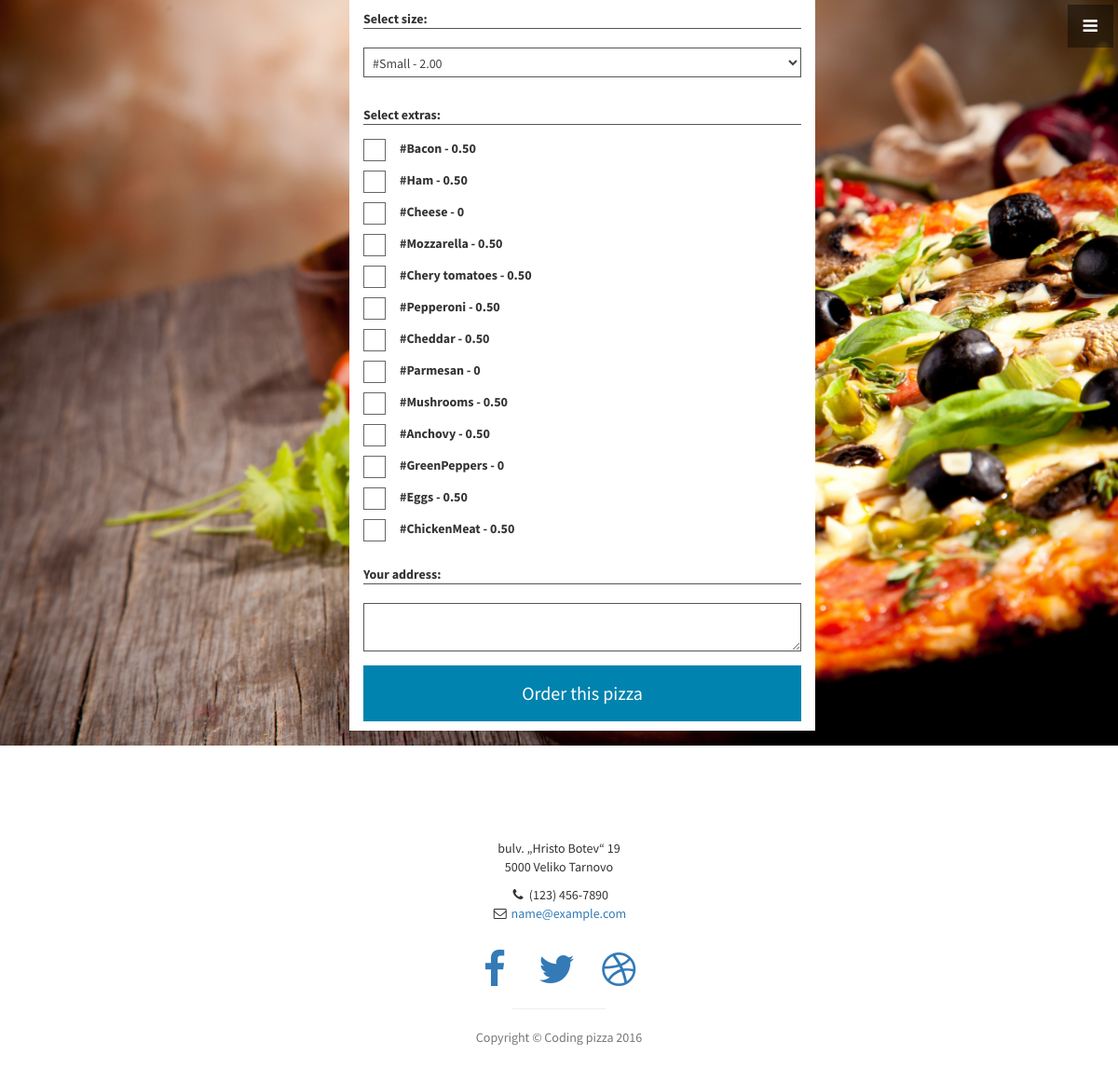
The app's page /order.php with its own data.
### tables this page shows
CREATE TABLE `extras` (
  `extra_id` int(11) NOT NULL,
  `name` varchar(50) NOT NULL,
  `cost` varchar(5) NOT NULL
);

### includes/functions.php (the view, shortened to what this page needs)
<?php
	function orderSizes($mysqli){
		$query = "SELECT * FROM sizes ORDER BY size_id";
		if ($result = $mysqli->query($query)) {
			echo '<select name="size">';
			while ($row = $result->fetch_assoc()) {
				echo '
					   <option value="'.$row['size_id'].'">'.$row['name'].' - <b>'.$row['cost'].'</option>
				';
			}
			echo '</select> ';
		}
	}
	function orderExtras($mysqli){
		$query = "SELECT * FROM extras ORDER BY extra_id";
		echo '<div class="checkboxes">';
		if ($result = $mysqli->query($query)) {
			while ($row = $result->fetch_assoc()) {
				echo '<label>
					<input type="checkbox" name="extra[]" value="'.$row['extra_id'].'"><span></span> '.$row['name'].' - <b>'.$row['cost'].'</b>
</label><br>';
			}
		}
		echo '</div>';
	}
?>

### order.php (shortened to what this page needs)
<?php
	require_once('includes/db.php');
	require_once('includes/functions.php');
?>
<!DOCTYPE html>
<html lang="en">
<head>
    <link href="css/bootstrap.min.css" rel="stylesheet">
    <link href="css/stylish-portfolio.css" rel="stylesheet">
	<link href="css/forms.css" rel="stylesheet">
    <link href="font-awesome/css/font-awesome.min.css" rel="stylesheet" type="text/css">
</head>
<body>
    <a id="menu-toggle" href="#" class="btn btn-dark btn-lg toggle"><i class="fa fa-bars"></i></a>
    <header id="top" class="header">
        <form method="post" action="" class="my-form">
			<div class="input-header">Select size:</div>
			<?php orderSizes($mysqli); ?>
			<br><br><div class="input-header">Select extras:</div>
			<?php orderExtras($mysqli); ?>
			<br><div class="input-header">Your address:</div>
			<textarea name="address"></textarea><br>
			<input type="submit" name="completeOrder" value="Order this pizza">
		</form>
    </header>
    <footer>
        <div class="container">
            <div class="row">
                <div class="col-lg-10 col-lg-offset-1 text-center">
                    <p>bulv. „Hristo Botev“ 19<br>5000 Veliko Tarnovo</p>
                    <ul class="list-unstyled">
                        <li><i class="fa fa-phone fa-fw"></i> (123) 456-7890</li>
                        <li><i class="fa fa-envelope-o fa-fw"></i>  <a href="mailto:name@example.com">name@example.com</a>
                        </li>
                    </ul>
                    <br>
                    <ul class="list-inline">
                        <li>
                            <a href="https://www.facebook.com/"><i class="fa fa-facebook fa-fw fa-3x"></i></a>
                        </li>
                        <li>
                            <a href="https://twitter.com/"><i class="fa fa-twitter fa-fw fa-3x"></i></a>
                        </li>
                        <li>
                            <a href="https://dribbble.com/"><i class="fa fa-dribbble fa-fw fa-3x"></i></a>
                        </li>
                    </ul>
                    <hr class="small">
                    <p class="text-muted">Copyright &copy; Coding pizza 2016</p>
                </div>
            </div>
        </div>
    </footer>
</body>
</html>

### css/stylish-portfolio.css (style rules this page uses)
html, body { width: 100%; height: 100%; }
body { font-family: "Source Sans Pro","Helvetica Neue",Helvetica,Arial,sans-serif; }
.btn-dark { border-radius: 0; color: #fff; background-color: rgba(0,0,0,0.4); }
hr.small { max-width: 100px; }
#menu-toggle { z-index: 1; position: fixed; top: 0; right: 0; }
.toggle { margin: 5px 5px 0 0; }
.header { padding-left: 50px; display: table; position: relative; color: white; width: 100%; height: 100%; background: url(../img/bg.jpg) no-repeat center center scroll; -webkit-background-size: cover; -moz-background-size: cover; background-size: cover; -o-background-size: cover; }
footer { padding: 100px 0; }

### css/forms.css (style rules this page uses)
.my-form { width: 500px; margin: 0 auto; background: #fff; padding: 10px 15px; }
.my-form select, .my-form textarea { border: 1px solid #555; padding: 5px; background: #fff; margin: 10px 0; width: 100%; color: #444; }
.my-form .checkboxes label { color: #333; margin: 5px 0; }
.my-form .checkboxes span { width: 24px; height: 24px; display: inline-block; background: #fff; border: 1px solid #666; float: left; margin-right: 15px; }
.my-form input[type="submit"] { width: 100%; display: block; background: #0083ae; height: 60px; color: #fff; border: none; font-size: 20px; }
.my-form .input-header { color: #333; font-weight: bold; border-bottom: 1px solid #555; margin-bottom: 10px; }

### records on screen
extras: name "#Bacon", cost "0.50"
extras: name "#Ham", cost "0.50"
extras: name "#Cheese", cost "0"
extras: name "#Mozzarella", cost "0.50"
extras: name "#Chery tomatoes", cost "0.50"
extras: name "#Pepperoni", cost "0.50"
extras: name "#Cheddar", cost "0.50"
extras: name "#Parmesan", cost "0"
extras: name "#Mushrooms", cost "0.50"
extras: name "#Anchovy", cost "0.50"
extras: name "#GreenPeppers", cost "0"
extras: name "#Eggs", cost "0.50"
extras: name "#ChickenMeat", cost "0.50"

### other values on screen
form field size "#Small - 2.00"
